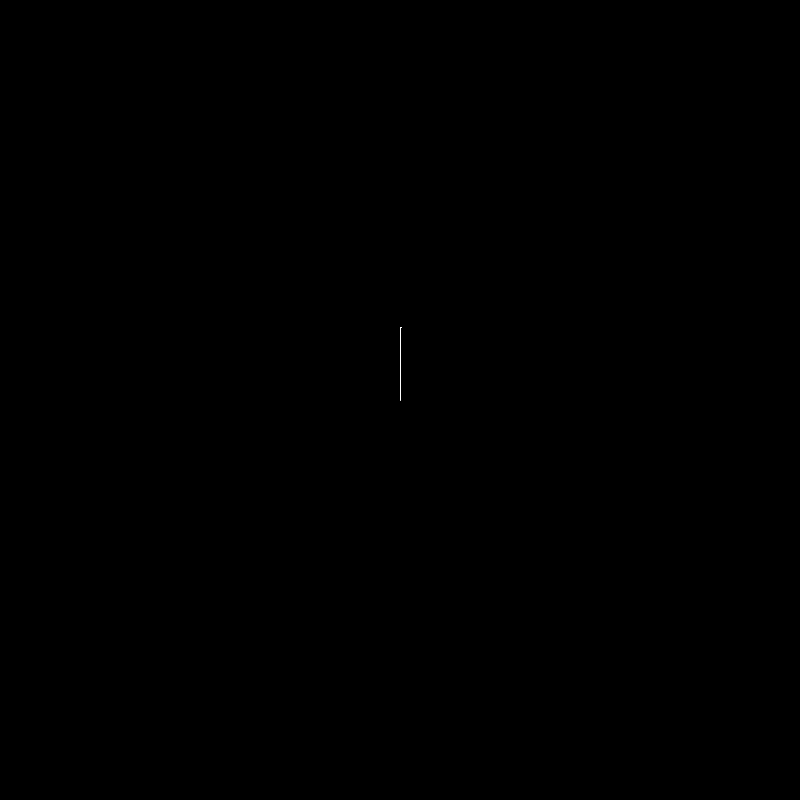
Frame 1 (no input)
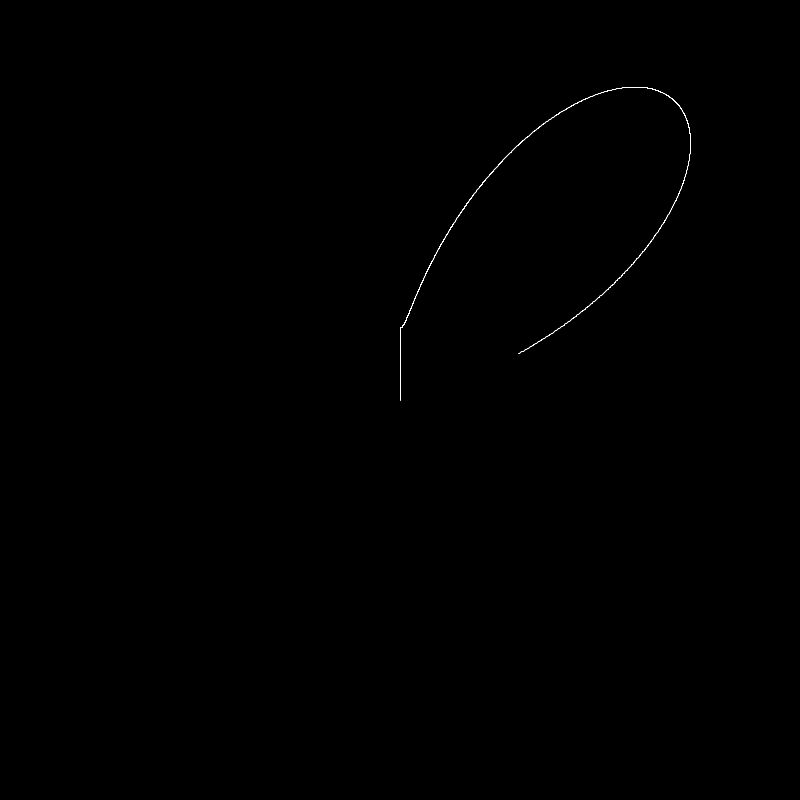
Frame 60 (the mouse pressed at the canvas centre just before this capture)
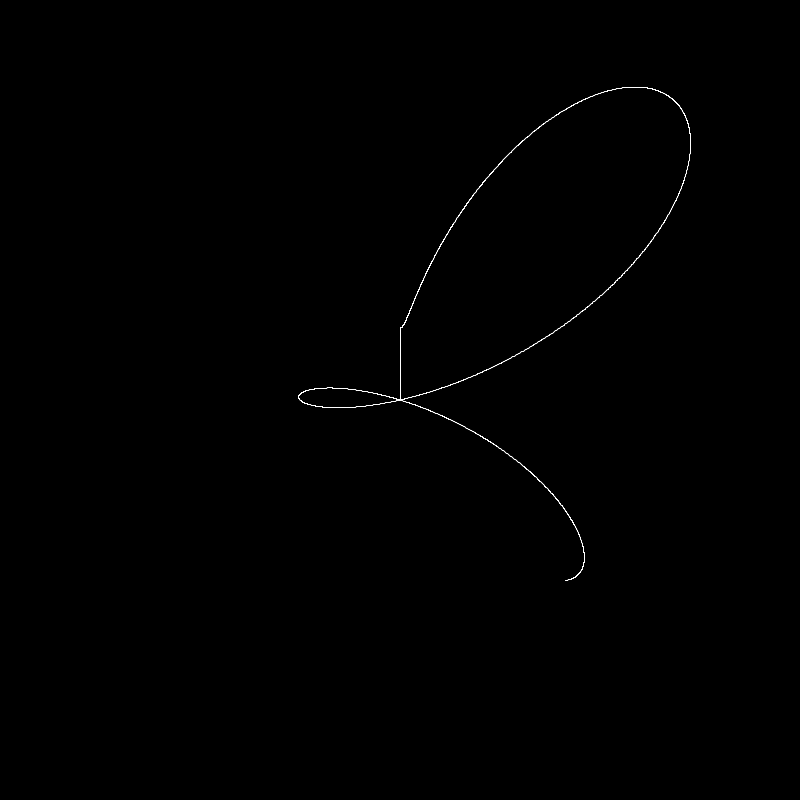
Frame 120 (the mouse held since frame 60 and released just before this capture)

The Processing sketch that drew these frames (run headless with seeded random() and noise(); from frame 60 on, the mouse is pressed at the canvas centre):

// Processing sketch: Graphing
// ── Graphing.pde
// PARAMETERS
float scale = 100;
float virtualFrames = 20;
float deltaT = 0.001;

//GLOBAL VARIABLES
float xCenter, yCenter, t, x1, y1, x2, y2;

//MAIN PROGRAM
void setup(){
  size(800, 800);
  background(0);
  xCenter = width/2;
  yCenter = height/2;
  x1 = xCenter;
  y1 = yCenter;
}

//DRAW() GETS CALLED ~30 TIMES PER SECOND AFTER SETUP() FINISHES 
void draw() {
  if (t < 12*PI) {
    for (int i = 0; i < virtualFrames; i++) { 
      
      x2 =  sin(t) * (exp(cos(t)) - 2*cos(4*t) - pow(sin(t/12), 5)) * scale + xCenter;
      y2 = -cos(t) * (exp(cos(t)) - 2*cos(4*t) - pow(sin(t/12), 5)) * scale + yCenter;
      
      stroke(255);
      
      line(x1, y1, x2, y2);
      
      x1 = x2;
      y1 = y2;
      t += deltaT;
    }
  }
}
